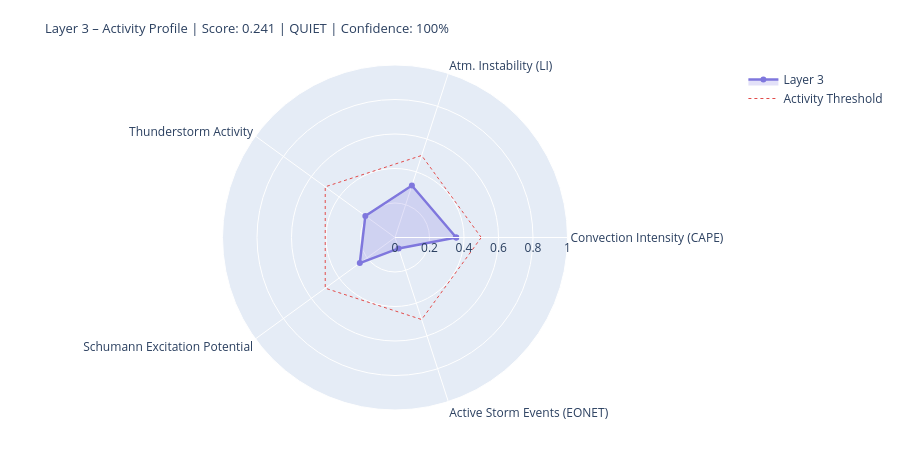

Write notebook code for a chart like this one.
### Markdown cell above
---
## 4. State Assessment & Handoff to Layer 4/5

### Code cell
# ============================================================
# LAYER-3-SCORE
# Five dynamic components
# ============================================================

def norm(v, lo, hi):
    if v is None or (isinstance(v, float) and math.isnan(v)): return None
    return round(max(0.0, min(1.0, (v - lo) / (hi - lo))), 4)

# --- 1) Convection intensity (global CAPE mean) ---
cape_mean = df_atm['cape'].dropna().mean() if not df_atm.empty else None
conv_score = norm(cape_mean, 0, 3000)
conv_src   = 'primary' if cape_mean is not None else 'missing'

# --- 2) Atmospheric instability (LI mean) ---
li_mean   = df_atm['li'].dropna().mean() if not df_atm.empty else None
# Negative LI = unstable → higher score
instab_score = norm(-li_mean if li_mean is not None else None, -6, 6)
instab_src   = 'primary' if li_mean is not None else 'missing'

# --- 3) Thunderstorm activity (mean thunder score + WMO count) ---
thunder_mean = df_atm['thunder_score'].mean() if not df_atm.empty else None
n_thunder    = int(df_atm['thunderstorm'].sum()) if not df_atm.empty else 0
thunder_score_val = norm(
    (thunder_mean or 0) * 0.7 + n_thunder * 0.1, 0, 1.0
) if thunder_mean is not None else None
thunder_src = 'primary'

# --- 4) Schumann excitation potential (weighted Schumann contribution) ---
schumann_pot = df_atm['schumann_contribution'].mean() if not df_atm.empty else None
# Boosted by Layer-2 thunderstorm trigger
if schumann_pot is not None and l2_thunder:
    schumann_pot = min(1.0, schumann_pot * 1.2)
schumann_score = norm(schumann_pot, 0, 1.0) if schumann_pot is not None else None
schumann_src   = 'derived'

# --- 5) Storm activity (NASA EONET) ---
# Distinction: None = data not loaded, 0.0 = loaded but no events
storm_score = None
storm_src   = 'missing'
if raw.get('storms') is not None:          # API reached successfully
    storm_score = norm(len(storm_events), 0, 30) if storm_events else 0.0
    storm_src   = 'primary'

# X-Ray and Kp: context only, not in dynamic score
# (X-Ray = Layer-0/4 driver; Kp = geomagnetic index, not a lightning proxy)
xray_context = None
if raw.get('xray'):
    df_xc = pd.DataFrame(raw['xray'])
    fc = next((c for c in df_xc.columns
               if any(k in c.lower() for k in ['flux','long']) and 'time' not in c.lower()),
              df_xc.columns[1])
    df_xc[fc] = pd.to_numeric(df_xc[fc], errors='coerce')
    xray_last = df_xc[fc].dropna().iloc[-1] if not df_xc[fc].dropna().empty else None
    if xray_last:
        xray_class = ('X' if xray_last>=1e-4 else 'M' if xray_last>=1e-5
                      else 'C' if xray_last>=1e-6 else 'B')
        xray_context = {'flux': float(xray_last), 'class': xray_class}
        print(f'X-Ray context: {xray_class}-class ({xray_last:.2e} W/m²)')

# --- Aggregate ---
COMPONENTS = {
    'Convection Intensity (CAPE)':  {'score': conv_score,       'source': conv_src,    'dynamic': True},
    'Atm. Instability (LI)':         {'score': instab_score,     'source': instab_src,  'dynamic': True},
    'Thunderstorm Activity':              {'score': thunder_score_val, 'source': thunder_src, 'dynamic': True},
    'Schumann Excitation Potential':   {'score': schumann_score,   'source': schumann_src,'dynamic': True},
    'Active Storm Events (EONET)': {'score': storm_score,      'source': storm_src,   'dynamic': True},
}

available   = {k: v['score'] for k, v in COMPONENTS.items() if v['score'] is not None}
unavailable = [k for k, v in COMPONENTS.items() if v['score'] is None]
layer3_score = round(sum(available.values()) / len(available), 4) if available else None
confidence   = round(len(available) / len(COMPONENTS), 2)
level = ('unknown' if layer3_score is None
         else 'quiet'   if layer3_score < 0.3
         else 'moderate' if layer3_score < 0.6
         else 'active')
dominant_l3 = max(available, key=available.get) if available else 'none'

# --- Ausgabe ---
W = 68
print('=' * W)
print('LAYER 3 – ATMOSPHERE / WEATHER / THUNDERSTORMS – STATE ASSESSMENT')
print('=' * W)
for name, comp in COMPONENTS.items():
    s = comp['score']
    if s is not None:
        bar = '█' * int(s * 20) + '░' * (20 - int(s * 20))
        print(f'  {name:<36} {bar}  {s:.3f}  [{comp["source"]}]')
    else:
        print(f'  {name:<36} {"─" * 20}  n/a   [missing]')
print('-' * W)
print(f'  Score:        {layer3_score:.3f}  ({len(available)}/{len(COMPONENTS)} components)')
print(f'  Confidence:   {confidence:.0%}')
print(f'  Level:        {level.upper()}')
print(f'  Dominant:     {dominant_l3}')
print(f'  CAPE mean:    {cape_mean:.0f} J/kg' if cape_mean else '  CAPE mean:    n/a')
print(f'  LI mean:      {li_mean:.1f} K' if li_mean is not None else '  LI mean:      n/a')
print(f'  Thunderstorms:{n_thunder} points (WMO)  +  {len(storm_events)} NASA EONET')
print('=' * W)

# Radar
cats   = list(available.keys())
vals_r = list(available.values())
if len(cats) >= 3:
    fig = go.Figure()
    fig.add_trace(go.Scatterpolar(
        r=vals_r + [vals_r[0]], theta=cats + [cats[0]],
        fill='toself', fillcolor='rgba(127,119,221,0.22)',
        line=dict(color='#7F77DD', width=2.5), name='Layer 3'
    ))
    fig.add_trace(go.Scatterpolar(
        r=[0.5] * (len(cats)+1), theta=cats + [cats[0]],
        line=dict(color='#E24B4A', dash='dot', width=1),
        mode='lines', name='Activity Threshold'
    ))
    fig.update_layout(
        title=dict(
            text=f'Layer 3 – Activity Profile | Score: {layer3_score:.3f} | {level.upper()} | Confidence: {confidence:.0%}',
            font=dict(size=13)
        ),
        polar=dict(radialaxis=dict(visible=True, range=[0, 1])),
        height=450, showlegend=True,
        margin=dict(l=60, r=60, t=65, b=40)
    )
    fig.show()

### Figure 1 — Plotly figure (JSON) as saved in the notebook; plotly's stock layout.template omitted (floating-point values rounded to 4 significant figures)
{"data": [{"fill": "toself", "fillcolor": "rgba(127,119,221,0.22)", "line": {"color": "#7F77DD", "width": 2.5}, "name": "Layer 3", "r": [0.3547, 0.3167, 0.2125, 0.2522, 0.0667, 0.3547], "theta": ["Convection Intensity (CAPE)", "Atm. Instability (LI)", "Thunderstorm Activity", "Schumann Excitation Potential", "Active Storm Events (EONET)", "Convection Intensity (CAPE)"], "type": "scatterpolar"}, {"line": {"color": "#E24B4A", "dash": "dot", "width": 1}, "mode": "lines", "name": "Activity Threshold", "r": [0.5, 0.5, 0.5, 0.5, 0.5, 0.5], "theta": ["Convection Intensity (CAPE)", "Atm. Instability (LI)", "Thunderstorm Activity", "Schumann Excitation Potential", "Active Storm Events (EONET)", "Convection Intensity (CAPE)"], "type": "scatterpolar"}], "layout": {"height": 450, "margin": {"b": 40, "l": 60, "r": 60, "t": 65}, "polar": {"radialaxis": {"range": [0, 1], "visible": true}}, "showlegend": true, "title": {"font": {"size": 13}, "text": "Layer 3 – Activity Profile | Score: 0.241 | QUIET | Confidence: 100%"}}}
